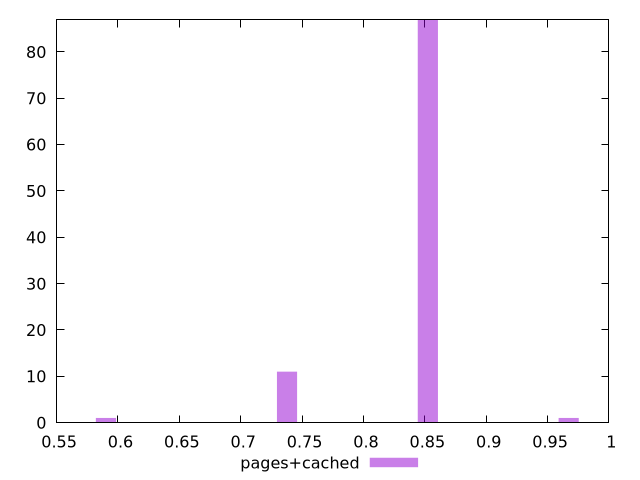

Source code (gnuplot):
$_pagesCached <<EOF
0.5901862232433457 1
0.8524912113514993 87
0.9672496436488165 1
0.737732779054182 11
EOF
set key outside below
set terminal pngcairo
set output "report_00006_2020-11-02T20-21-41.718Z/uses-http2/pages+cached//hist.png"
set yrange [0:87]
set boxwidth 0.0163940617567596
set style fill transparent solid 0.5 noborder
plot $_pagesCached title "pages+cached" with boxes ,
